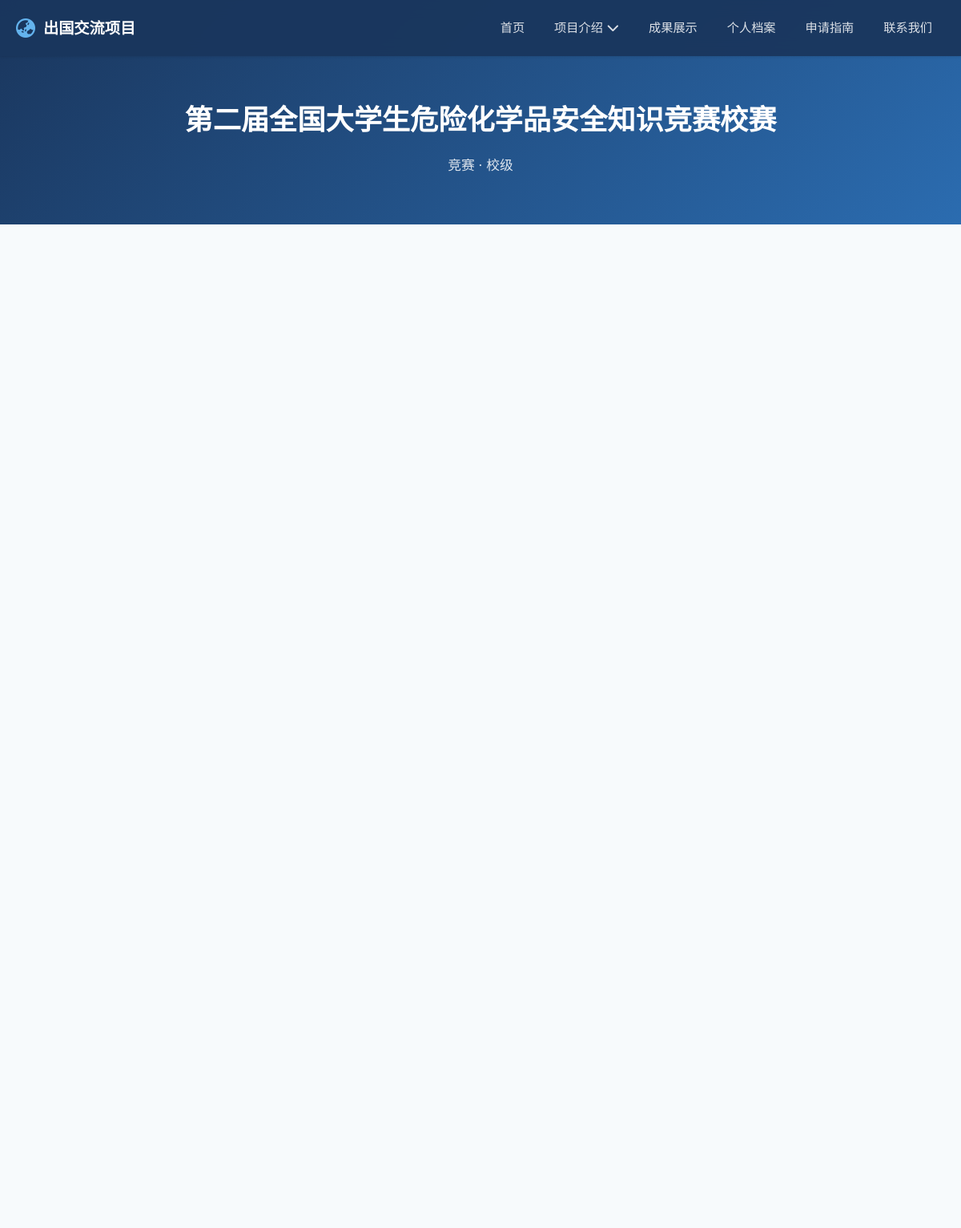
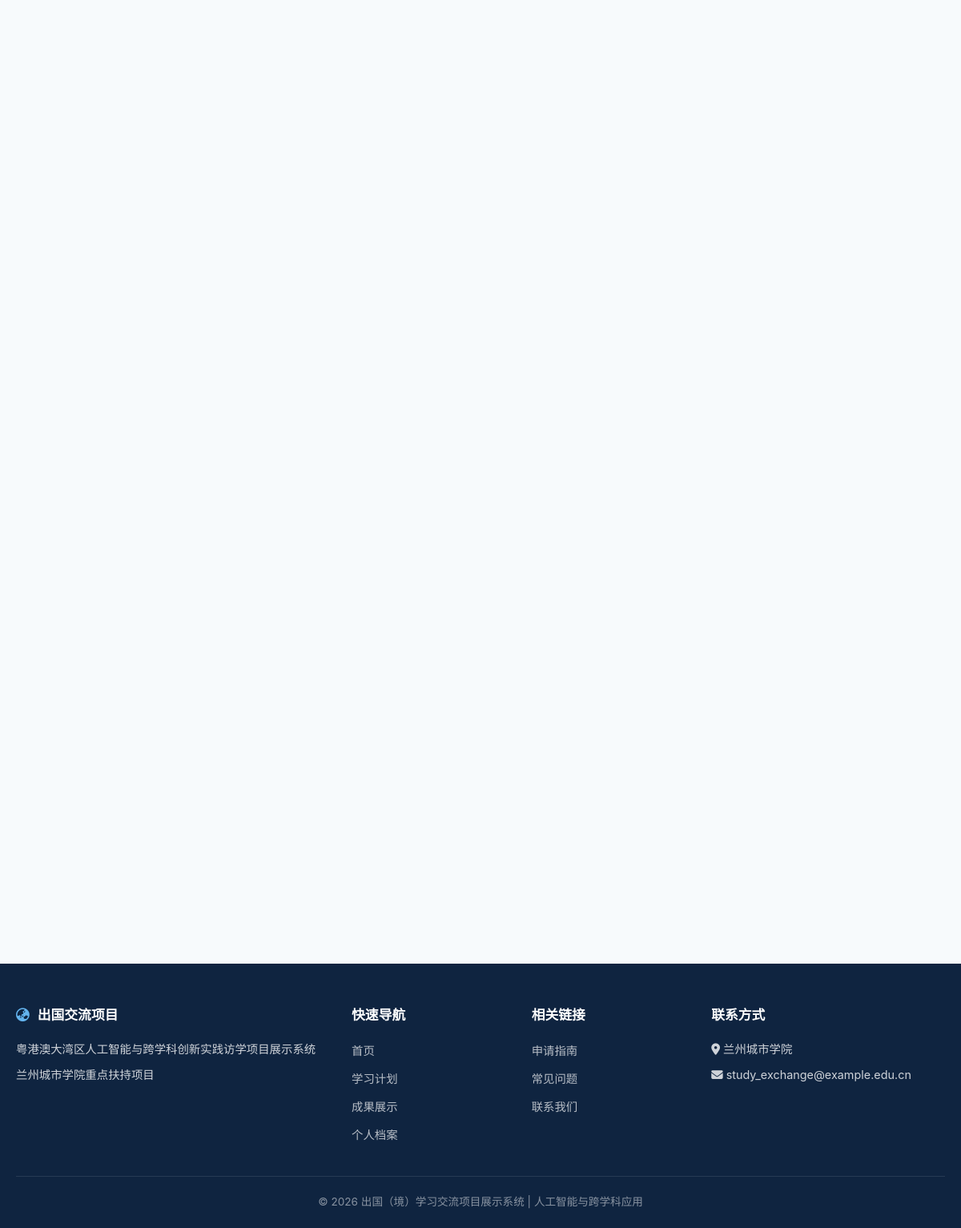
The app's page /achievement/31 with its own data (2 pictures, top to bottom).
### app/models/models.py (models this page shows, shortened)
class Achievement(db.Model):
    __tablename__ = 'achievements'
    id = db.Column(db.Integer, primary_key=True)
    title = db.Column(db.String(200), nullable=False, comment='成果标题')
    description = db.Column(db.Text, comment='成果描述')
    category = db.Column(db.String(50), comment='成果类别：竞赛/专利/软著/论文/项目')
    level = db.Column(db.String(50), comment='级别：国家级/省级/校级')
    award = db.Column(db.String(200), comment='奖项/荣誉')
    date = db.Column(db.Date, comment='获得日期')
    image = db.Column(db.String(200), comment='成果图片')
    is_featured = db.Column(db.Boolean, default=False, comment='是否精选展示')
    created_at = db.Column(db.DateTime, default=datetime.now)

### app/routes/achievement.py (the view)
@achievement_bp.route('/<int:achievement_id>')
def achievement_detail(achievement_id):
    achievement = Achievement.query.get_or_404(achievement_id)
    return render_template('pages/achievement/detail.html',
                           achievement=achievement)

### app/templates/pages/achievement/detail.html (shortened to what this page needs)
{% extends "base.html" %}
{% block content %}
<div class="page-header">
    <div class="container">
        <h1>{{ achievement.title }}</h1>
        <p>
            {% if achievement.category %}{{ achievement.category }}{% endif %}
            {% if achievement.level %} · {{ achievement.level }}{% endif %}
        </p>
    </div>
</div>
<section class="section">
    <div class="container">
    </div>
</section>
{% endblock %}

### app/static/css/style.css (style rules this page uses)
:root { --primary: #1a365d; --primary-light: #2b6cb0; --primary-dark: #0f2440; --accent: #3182ce; --accent-light: #63b3ed; --success: #38a169; --warning: #d69e2e; --danger: #e53e3e; --text-primary: #1a202c; --text-secondary: #4a5568; --text-light: #718096; --bg-primary: #ffffff; --bg-secondary: #f7fafc; --bg-tertiary: #edf2f7; --border-color: #e2e8f0; --shadow-sm: 0 1px 3px rgba(0,0,0,0.1); --shadow-md: 0 4px 12px rgba(0,0,0,0.1); --shadow-lg: 0 10px 30px rgba(0,0,0,0.15); --radius-sm: 6px; --radius-md: 10px; --radius-lg: 16px; --transition: all 0.3s ease; --max-width: 1200px; }
*, *::before, *::after { margin: 0; padding: 0; box-sizing: border-box; }
html { scroll-behavior: smooth; font-size: 16px; }
body { font-family: 'Noto Sans SC', -apple-system, BlinkMacSystemFont, 'Segoe UI', sans-serif; color: var(--text-primary); background-color: var(--bg-secondary); line-height: 1.7; -webkit-font-smoothing: antialiased; }
.container { max-width: var(--max-width); margin: 0 auto; padding: 0 20px; }
.section { padding: 80px 0; }
.page-header { background: linear-gradient(135deg, var(--primary) 0%, var(--primary-light) 100%); color: #fff; padding: 120px 20px 60px; text-align: center; }
.page-header h1 { font-size: 2.2rem; font-weight: 700; margin-bottom: 12px; }
.page-header p { font-size: 1.05rem; opacity: 0.85; }

### records on screen
Achievement: title "第二届全国大学生危险化学品安全知识竞赛校赛", category "竞赛", level "校级"
